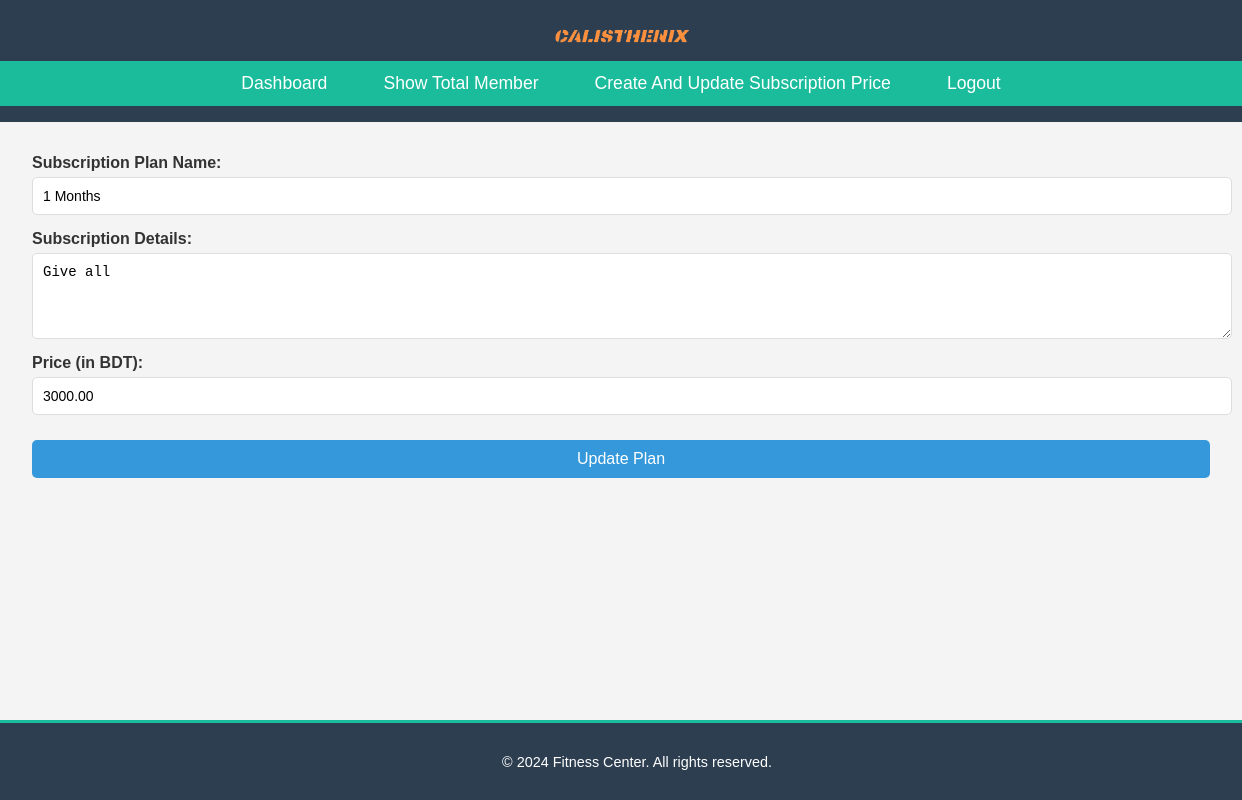
The page /edit_subscription_authority.php?id=3 (signed in) on the database its author committed.
### tables this page shows
CREATE TABLE `subscriptions` (
  `id` int(11) NOT NULL,
  `plan_name` varchar(255) NOT NULL,
  `details` varchar(255) NOT NULL,
  `price` decimal(10,2) NOT NULL,
  `currency` varchar(10) NOT NULL DEFAULT 'BDT',
  `updated_at` timestamp NOT NULL DEFAULT current_timestamp() ON UPDATE current_timestamp()
);

### edit_subscription_authority.php (the view, shortened to what this page needs)
<?php
$servername = "localhost";
$username = "root";
$password_db = "";
$dbname = "CalistheniX_db";
$conn = new mysqli($servername, $username, $password_db, $dbname);
if (isset($_GET['id'])) {
    $id = intval($_GET['id']);
    $result = $conn->query("SELECT * FROM subscriptions WHERE id = $id");
    if ($result->num_rows > 0) {
        $subscription = $result->fetch_assoc();
    } else {
        echo "Invalid subscription ID.";
        exit;
    }
} else {
    echo "No subscription ID provided.";
    exit;
}
?>
<!DOCTYPE html>
<html lang="en">
<head>
    <link rel="stylesheet" href="css/authoritydashboard.css">
</head>
<body>
    <header>
        <div class="logo">
            <img src="images/CalistheniX.png" alt="Fitness Center Logo" class="logo-img">
        </div>
        <nav>
            <ul>
                <li><a href="authority_dashboard.php">Dashboard</a></li>
                <li><a href="showTotalMembers.php">Show Total Member</a></li>
                <li><a href="AuthorityGiveSubscription.php">Create And Update Subscription Price</a></li>
                <li><a href="authority_login.php">Logout</a></li>
            </ul>
        </nav>
    </header>
<main>
    <form method="POST" action="">
        <label for="plan_name">Subscription Plan Name:</label>
        <input type="text" id="plan_name" name="plan_name" value="<?php echo htmlspecialchars($subscription['plan_name']); ?>" required>
        <label for="details">Subscription Details:</label>
        <textarea id="details" name="details" rows="4" required><?php echo htmlspecialchars($subscription['details']); ?></textarea>
        <label for="price">Price (in BDT):</label>
        <input type="number" id="price" name="price" step="0.01" value="<?php echo htmlspecialchars($subscription['price']); ?>" required>
        <button type="submit">Update Plan</button>
    </form>
</main>
<footer>
    <p>&copy; <?php echo date("Y"); ?> Fitness Center. All rights reserved.</p>
</footer>
</body>
</html>

### css/authoritydashboard.css (style rules this page uses)
body { margin: 0; padding: 0; font-family: Arial, sans-serif; display: flex; flex-direction: column; min-height: 100vh; }
header { background-color: #2c3e50; color: white; padding: 1rem 0; }
header .logo { text-align: center; }
header .logo img { max-width: 150px; }
nav { background-color: #1abc9c; }
nav ul { list-style: none; padding: 0; margin: 0; display: flex; justify-content: center; }
nav ul li { margin: 0 1rem; }
nav ul li a { text-decoration: none; color: white; font-size: 1.1rem; padding: 0.75rem; display: block; }
main { flex: 1; padding: 2rem; background-color: #f4f4f4; }
footer { text-align: center; padding: 1rem; background-color: #2c3e50; color: #fff; font-size: 0.9rem; border-top: 3px solid #1abc9c; position: relative; width: 100%; }

### edit_subscription_authority.php (style rules this page uses)
form { display: flex; flex-direction: column; }
label { font-size: 16px; font-weight: bold; margin-bottom: 5px; color: #333; }
input, textarea { font-size: 14px; padding: 10px; margin-bottom: 15px; border: 1px solid #ddd; border-radius: 5px; width: 100%; }
button { padding: 10px 15px; background-color: #3498db; color: white; border: none; border-radius: 5px; cursor: pointer; font-size: 16px; margin-top: 10px; }

### rows shown on the page
subscriptions: plan_name "1 Months", details "Give all", price "3000.00"
